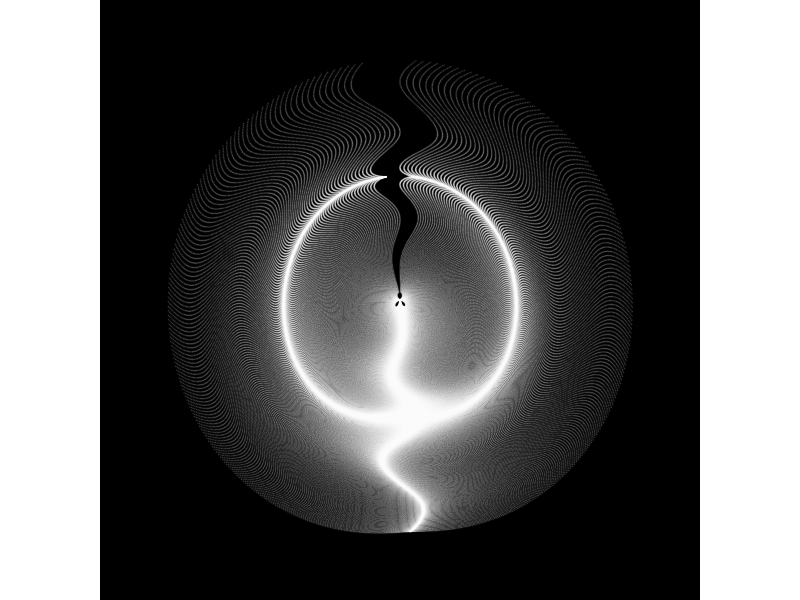

Write R code to recreate this figure.
library(tidyverse)

egg <- seq(-3,3,by=.01) %>%
  expand.grid(x=., y=.) %>%
  ggplot(aes(x=(x^3-sin(y^2)), y=(y^3-cos(x^2)))) +
  geom_point(alpha=.1, shape=20, size=0, color="white")+
  theme_void()+
  coord_fixed()+
  theme(panel.background = element_rect(fill="black"))+
  coord_polar()

ggsave(egg, filename="C://Users/aless/Desktop/egg.png", dpi=500, type = "cairo",width = 8)
